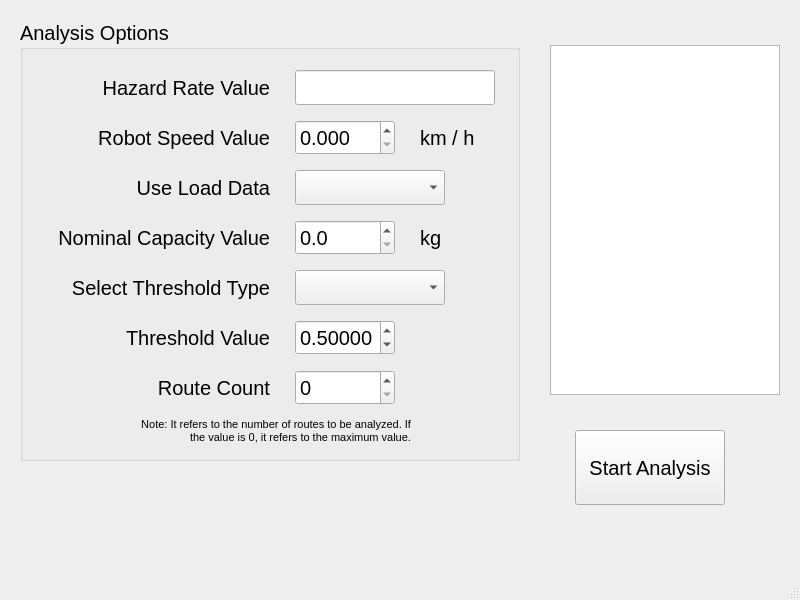
<?xml version="1.0" encoding="UTF-8"?>
<ui version="4.0">
 <class>MainWindow</class>
 <widget class="QMainWindow" name="MainWindow">
  <property name="geometry">
   <rect>
    <x>0</x>
    <y>0</y>
    <width>800</width>
    <height>600</height>
   </rect>
  </property>
  <property name="sizePolicy">
   <sizepolicy hsizetype="Fixed" vsizetype="Fixed">
    <horstretch>0</horstretch>
    <verstretch>0</verstretch>
   </sizepolicy>
  </property>
  <property name="minimumSize">
   <size>
    <width>800</width>
    <height>600</height>
   </size>
  </property>
  <property name="maximumSize">
   <size>
    <width>800</width>
    <height>600</height>
   </size>
  </property>
  <property name="windowTitle">
   <string>Prognostic Aware Multi Robot Route Planning</string>
  </property>
  <widget class="QWidget" name="centralwidget">
   <widget class="QGroupBox" name="groupBox_selection_analysis">
    <property name="geometry">
     <rect>
      <x>20</x>
      <y>20</y>
      <width>500</width>
      <height>441</height>
     </rect>
    </property>
    <property name="font">
     <font>
      <pointsize>15</pointsize>
     </font>
    </property>
    <property name="title">
     <string>Analysis Options</string>
    </property>
    <widget class="QComboBox" name="comboBox_load_data">
     <property name="geometry">
      <rect>
       <x>275</x>
       <y>150</y>
       <width>150</width>
       <height>35</height>
      </rect>
     </property>
     <property name="font">
      <font>
       <pointsize>15</pointsize>
      </font>
     </property>
    </widget>
    <widget class="QLabel" name="label">
     <property name="geometry">
      <rect>
       <x>0</x>
       <y>50</y>
       <width>250</width>
       <height>35</height>
      </rect>
     </property>
     <property name="font">
      <font>
       <pointsize>15</pointsize>
      </font>
     </property>
     <property name="text">
      <string>Hazard Rate Value</string>
     </property>
     <property name="alignment">
      <set>Qt::AlignRight|Qt::AlignTrailing|Qt::AlignVCenter</set>
     </property>
    </widget>
    <widget class="QLabel" name="label_2">
     <property name="geometry">
      <rect>
       <x>0</x>
       <y>100</y>
       <width>250</width>
       <height>35</height>
      </rect>
     </property>
     <property name="font">
      <font>
       <pointsize>15</pointsize>
      </font>
     </property>
     <property name="text">
      <string>Robot Speed Value</string>
     </property>
     <property name="alignment">
      <set>Qt::AlignRight|Qt::AlignTrailing|Qt::AlignVCenter</set>
     </property>
    </widget>
    <widget class="QLabel" name="label_3">
     <property name="geometry">
      <rect>
       <x>0</x>
       <y>150</y>
       <width>250</width>
       <height>35</height>
      </rect>
     </property>
     <property name="font">
      <font>
       <pointsize>15</pointsize>
      </font>
     </property>
     <property name="text">
      <string>Use Load Data</string>
     </property>
     <property name="alignment">
      <set>Qt::AlignRight|Qt::AlignTrailing|Qt::AlignVCenter</set>
     </property>
    </widget>
    <widget class="QLabel" name="label_4">
     <property name="geometry">
      <rect>
       <x>0</x>
       <y>200</y>
       <width>250</width>
       <height>35</height>
      </rect>
     </property>
     <property name="font">
      <font>
       <pointsize>15</pointsize>
      </font>
     </property>
     <property name="text">
      <string>Nominal Capacity Value</string>
     </property>
     <property name="alignment">
      <set>Qt::AlignRight|Qt::AlignTrailing|Qt::AlignVCenter</set>
     </property>
    </widget>
    <widget class="QLabel" name="label_6">
     <property name="geometry">
      <rect>
       <x>400</x>
       <y>100</y>
       <width>71</width>
       <height>35</height>
      </rect>
     </property>
     <property name="font">
      <font>
       <pointsize>15</pointsize>
      </font>
     </property>
     <property name="text">
      <string>km / h</string>
     </property>
     <property name="alignment">
      <set>Qt::AlignLeading|Qt::AlignLeft|Qt::AlignVCenter</set>
     </property>
    </widget>
    <widget class="QDoubleSpinBox" name="doubleSpinBox_load_capacity_value">
     <property name="geometry">
      <rect>
       <x>275</x>
       <y>200</y>
       <width>100</width>
       <height>35</height>
      </rect>
     </property>
     <property name="decimals">
      <number>1</number>
     </property>
     <property name="maximum">
      <double>100000.000000000000000</double>
     </property>
     <property name="singleStep">
      <double>0.500000000000000</double>
     </property>
    </widget>
    <widget class="QDoubleSpinBox" name="doubleSpinBox_robot_speed_value">
     <property name="geometry">
      <rect>
       <x>275</x>
       <y>100</y>
       <width>100</width>
       <height>35</height>
      </rect>
     </property>
     <property name="decimals">
      <number>3</number>
     </property>
     <property name="maximum">
      <double>100.000000000000000</double>
     </property>
    </widget>
    <widget class="QLabel" name="label_7">
     <property name="geometry">
      <rect>
       <x>400</x>
       <y>200</y>
       <width>71</width>
       <height>35</height>
      </rect>
     </property>
     <property name="font">
      <font>
       <pointsize>15</pointsize>
      </font>
     </property>
     <property name="text">
      <string>kg</string>
     </property>
     <property name="alignment">
      <set>Qt::AlignLeading|Qt::AlignLeft|Qt::AlignVCenter</set>
     </property>
    </widget>
    <widget class="QComboBox" name="comboBox_filter_type">
     <property name="geometry">
      <rect>
       <x>275</x>
       <y>250</y>
       <width>150</width>
       <height>35</height>
      </rect>
     </property>
     <property name="font">
      <font>
       <pointsize>15</pointsize>
      </font>
     </property>
    </widget>
    <widget class="QLabel" name="label_5">
     <property name="geometry">
      <rect>
       <x>0</x>
       <y>250</y>
       <width>250</width>
       <height>35</height>
      </rect>
     </property>
     <property name="font">
      <font>
       <pointsize>15</pointsize>
      </font>
     </property>
     <property name="text">
      <string>Select Threshold Type</string>
     </property>
     <property name="alignment">
      <set>Qt::AlignRight|Qt::AlignTrailing|Qt::AlignVCenter</set>
     </property>
    </widget>
    <widget class="QDoubleSpinBox" name="doubleSpinBox_filter_value">
     <property name="geometry">
      <rect>
       <x>275</x>
       <y>300</y>
       <width>100</width>
       <height>35</height>
      </rect>
     </property>
     <property name="decimals">
      <number>5</number>
     </property>
     <property name="maximum">
      <double>1.000000000000000</double>
     </property>
     <property name="singleStep">
      <double>0.050000000000000</double>
     </property>
     <property name="value">
      <double>0.500000000000000</double>
     </property>
    </widget>
    <widget class="QLabel" name="label_8">
     <property name="geometry">
      <rect>
       <x>0</x>
       <y>300</y>
       <width>250</width>
       <height>35</height>
      </rect>
     </property>
     <property name="font">
      <font>
       <pointsize>15</pointsize>
      </font>
     </property>
     <property name="text">
      <string>Threshold Value</string>
     </property>
     <property name="alignment">
      <set>Qt::AlignRight|Qt::AlignTrailing|Qt::AlignVCenter</set>
     </property>
    </widget>
    <widget class="QLabel" name="label_9">
     <property name="geometry">
      <rect>
       <x>0</x>
       <y>350</y>
       <width>250</width>
       <height>35</height>
      </rect>
     </property>
     <property name="font">
      <font>
       <pointsize>15</pointsize>
      </font>
     </property>
     <property name="text">
      <string>Route Count</string>
     </property>
     <property name="alignment">
      <set>Qt::AlignRight|Qt::AlignTrailing|Qt::AlignVCenter</set>
     </property>
    </widget>
    <widget class="QSpinBox" name="spinBox_route_count">
     <property name="geometry">
      <rect>
       <x>275</x>
       <y>350</y>
       <width>100</width>
       <height>35</height>
      </rect>
     </property>
     <property name="maximum">
      <number>100000</number>
     </property>
    </widget>
    <widget class="QLineEdit" name="lineEdit_hazard_rate_value">
     <property name="geometry">
      <rect>
       <x>275</x>
       <y>50</y>
       <width>200</width>
       <height>35</height>
      </rect>
     </property>
    </widget>
    <widget class="QLabel" name="label_10">
     <property name="geometry">
      <rect>
       <x>120</x>
       <y>390</y>
       <width>271</width>
       <height>41</height>
      </rect>
     </property>
     <property name="font">
      <font>
       <pointsize>8</pointsize>
      </font>
     </property>
     <property name="text">
      <string>Note: It refers to the number of routes to be analyzed. If the value is 0, it refers to the maximum value.</string>
     </property>
     <property name="textFormat">
      <enum>Qt::AutoText</enum>
     </property>
     <property name="scaledContents">
      <bool>false</bool>
     </property>
     <property name="alignment">
      <set>Qt::AlignRight|Qt::AlignTrailing|Qt::AlignVCenter</set>
     </property>
     <property name="wordWrap">
      <bool>true</bool>
     </property>
    </widget>
   </widget>
   <widget class="QPlainTextEdit" name="plainTextEdit_result_view">
    <property name="geometry">
     <rect>
      <x>550</x>
      <y>45</y>
      <width>230</width>
      <height>350</height>
     </rect>
    </property>
    <property name="readOnly">
     <bool>true</bool>
    </property>
    <property name="plainText">
     <string/>
    </property>
   </widget>
   <widget class="QPushButton" name="pushButton_start_analysis">
    <property name="geometry">
     <rect>
      <x>575</x>
      <y>430</y>
      <width>150</width>
      <height>75</height>
     </rect>
    </property>
    <property name="font">
     <font>
      <pointsize>15</pointsize>
     </font>
    </property>
    <property name="text">
     <string>Start Analysis</string>
    </property>
   </widget>
  </widget>
  <widget class="QMenuBar" name="menubar">
   <property name="geometry">
    <rect>
     <x>0</x>
     <y>0</y>
     <width>800</width>
     <height>25</height>
    </rect>
   </property>
  </widget>
  <widget class="QStatusBar" name="statusbar"/>
 </widget>
 <resources/>
 <connections/>
</ui>
